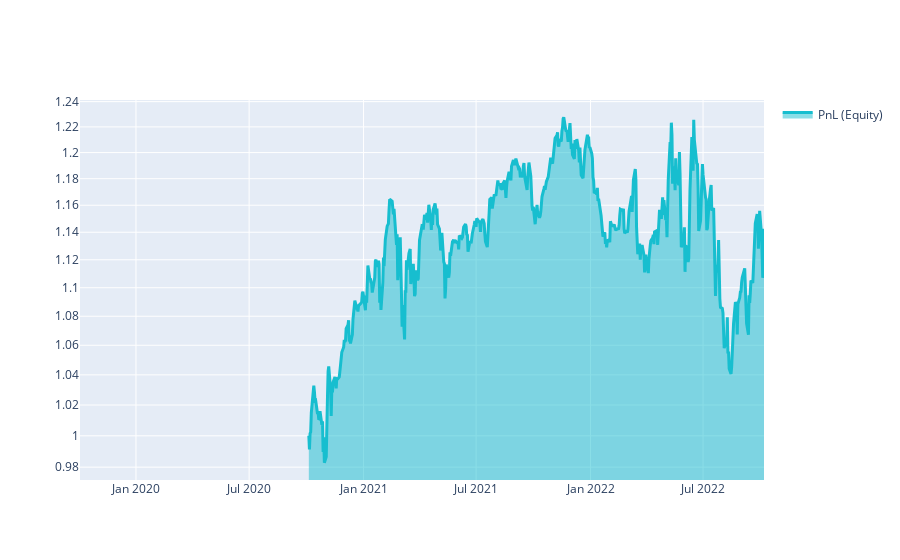

Notebook code cell kept with this figure:
### Markdown cell above
# Q18 Quick Start

This template shows you the basic steps for taking part to the **Q18 NASDAQ-100 Stock Long-Short contest**.

### Code cell
import xarray as xr

import qnt.ta as qnta
import qnt.data as qndata
import qnt.output as qnout
import qnt.stats as qns

data = qndata.stocks.load_ndx_data(min_date="2019-10-03")

close     = data.sel(field="close")
is_liquid = data.sel(field="is_liquid")
sma_slow  = qnta.sma(close, 250)
sma_fast  = qnta.sma(close, 25)
weights   = xr.where(sma_slow < sma_fast, 1, -1)
weights   = weights * is_liquid

weights = qnout.clean(weights, data, "stocks_nasdaq100")

# calc stats
stats = qns.calc_stat(data, weights.sel(time=slice("2020-10-03", None)))
display(stats.to_pandas().tail())

# graph
performance = stats.to_pandas()["equity"]
import qnt.graph as qngraph

qngraph.make_plot_filled(performance.index, performance, name="PnL (Equity)", type="log")

### Figure 1 — Plotly figure (JSON) as saved in the notebook; plotly's stock layout.template omitted (floating-point values rounded to 4 significant figures; data arrays with more than 128 entries replaced by an {"elided": "..."} marker saying what was removed)
{"data": [{"fill": "tonexty", "line": {"color": "#17BECF", "width": 3}, "name": "PnL (Equity)", "type": "scatter", "x": {"elided": "760 str values"}, "y": {"elided": "760 float values"}}], "layout": {"showlegend": true, "yaxis": {"range": [-0.01236, 0.09388], "type": "log"}}}
